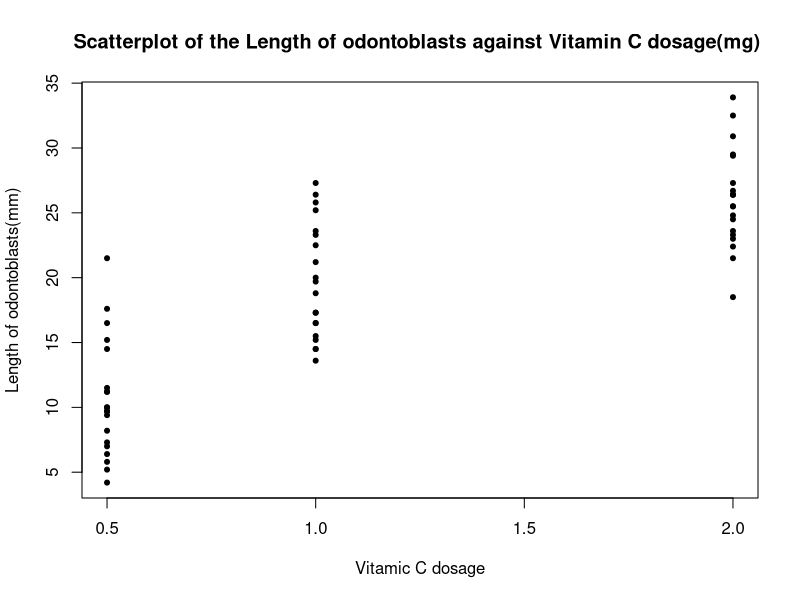

The R source for this figure: (Note: this script raises an error after producing the figure.)
###################################
###################################
########                   ########
########   Data Science 1  ########
########       Lab 7       ########
########   5th Dec. 2023   ########
########                   ########
###################################
###################################


# Lets load up the dataset 'ToothGrowth', which shows the result
# of an experiment looking at the effect of vitamin C on tooth growth
# in guinea pigs


data("ToothGrowth")
?ToothGrowth
d <- ToothGrowth
d
View(d)
nrow <- nrow(d)
library(ggplot2)
# 1.1
# Plot the tooth growth against the dose of vitamin C given
# boxplot(ToothGrowth$len~ToothGrowth$dose)


# ggplot(ToothGrowth) +
# geom_boxplot(aes(x=dose, y=len, group = dose))

?plot()

png(
  filename = "first_example.graph.png", height = 400, width = 600
)
plot(ToothGrowth$len ~ ToothGrowth$dose, xlab = "Vitamic C dosage", ylab = "Length of odontoblasts(mm)", main = "Scatterplot of the Length of odontoblasts against Vitamin C dosage(mg) ", pch = 20, )


dev.off()

# 1.2 Run a linear regression exploring the association between vitamin C
# and tooth growth in Guinea pigs.


linreg <- lm(len ~ dose, data = d)
linreg


?abline()
summary(linreg)



abline(linreg, col = "red")
# 1.3 Which variable did you use as your outcome variable? Why?
# ... We used tooth growth as the outcome variable because the hypothesis is that tooth is causally affected by the dosage of vitamin C


# ... because tooth growth is the outcome of the experimental design
# ... because we are manipulating the dosage and measuring the change in tooth growth as a result


# 1.4 Interpret the estimates for the intercept and the slope of the regression line


# ... The estimate for the intercept is 7.4mm. This means that the predicted tooth length
# ... Of a Guinea pig that was NOT given any VC is 7.4mm
# ... The estimate of the slope is 9.8mm. This means that for each additional mg/day of VC administered, the Guinea pigs are predicted to grow an additional 9.8mm


# 1.5 Extract the 96 % confidence intervals for the slope and the intercepts and interpret them
confint(linreg, level = 0.96)

# ... We have 96% CONFIDENCE that the true value of the intercept is between 4.8 and 10.1, and that the true value of the effect of 1mg/day of VC is between 7.8 and 11.8mm


# ... In 96% of samples we would expect the true value of the intercept and slope to fall within our confidence intervals.

# 1.6 Interpret the p-values of the slope and intercept estimates.

# ... The probability of seeing a slope as steep as the one we've observed (a number as extreme as 9.76) IF the true slope was 0 is 10^(-14)

# ... We can say therefore that we reject the null hypothesis at 0.001 level and that this study provides support for the hypothesis that VC affects tooth growth in Guinea pigs

# 1.7 What is the connection between the confidence intervals and the p-values?

# ... IF an X% confidence interval doesn't contain 0, then the p-value for that estimate will be significant at the (1 - X)% level or p value is smaller than (1 - X)%. NOTE the alpha level (significance level is (1 - X)%)


# ... Example:
# ... If an 96% confidence interval doesn't contain (zero), then the p-value , and for that estimate will be

# ...2. will be less than (4%)

# ... Example:
# ... If a 97% CI doesn't contain 0, the p-value will be smaller than 0.03
# ... If a 95% CI does contain 0, the p-value will be greater than 0.05

# 1.8 Using the function predict() calculate the estimate and confidence interval for the predicted rate of tooth growth when the prescribed dose is 1.2mg/day

new_data <- data.frame(dose = 1.2)
new_data


predict(linreg, new_data, interval = "confidence", level = 0.95)

# 1.9 Now get the confidence intervals for all possible values of the dosage between 0 and 2 mg/day, spaced out 0.01 mg/day from each other

new_new_data <- data.frame(dose = seq(0, 2, 0.01))
new_new_data


predictions <- as.data.frame(predict(linreg, new_new_data, interval = "confidence", level = 0.95))
predictions
# 1.10 plot the predicted values, upper, and lower confidence intervals as lines on the data



plot(d$dose, d$len, pch = 20, xlab = "The dosage of VC or OJ in milligrams/day", ylab = "The len of odontoblasts in mm", main = "The plot of VC or OJ against the len of odontoblasts")


?lines()
lines(new_new_data$dose, predictions$fit)
lines(new_new_data$dose, predictions$upr, lty = "dotdash", col = "red")
lines(new_new_data$dose, predictions$lwr, lty = "dotdash", col = "red")


abline(linreg, col = "red")
# 1.11 Compare this to using geom_smooth(method=lm) using ggplot2

ggplot(d, aes(dose, len)) +
  geom_point() +
  geom_smooth(method = "lm")

#####################
####    Loops    ####
#####################

# Loops are algorithms that repeat a procedure over and over until they are instructed to stop.
# There are two main kinds:
# FOR loops iterate over a predetermined set (vector, list, etc)
fruits <- c("apple", "banana", "pineapple", "mango", "orange")
for (i in fruits) {
  print(paste("My favourite fruit is", i, sep = ": "))
}

useless_function <- function(n) {
  for (i in 1:n) {
    print(paste0(i, ". This number is: ", c("even", "odd")[i %% 2 + 1]))
  }
}
useless_function(7)

# odd_even <- function(x) {
#   for (i in 1:x) {
#     y = ifelse (i %% 2 == 0, "even", "odd")
#     print(paste0(i, ". This number is: ", y))
#   }
# }

# odd_even(7)
### 2.1
data(iris)

# Write a for loop that iterates over the column names of the iris dataset and print each together with the number of characters in the column name in parenthesis. Example output: Sepal.Length (12). To get the number of characters use the function nchar().

data(iris)

str(iris)


iris_var <- c(colnames(iris))
iris_var

for (i in iris_var) {
  print(paste(i, " ", "(", nchar(i), ")", sep = ""))
}

# Next, WHILE loops continue to loop until the boolean statment in the defining parentheses, e.g.

### 2.2 How many numbers do you need in the sequence 1*2*3*4*5*... before the product exceeds 10 million?
# Use a while loop to get the answer


set.seed(123)
x <- 0

while (x < 100) {
  print(x)
  x <- x + sample(1:20, 1)
}


x <- 1
product <- 1
while (
  product < 1e7
) {
  print(x)
  print(product)
  x <- x + 1
  product <- product * x
}

print(x)


x <- 1

while (factorial(x) < 1e7) {
  print(x)
  print(factorial(x))
  x <- x + 1
}




iter <- function(target) {
  start <- 1
  product <- 1

  while (product <= target) {
    product <- product * start
    start <- start + 1
  }
  return(start - 1)
}

iter(100)


# NOTE

# x <- factor(ToothGrowth$dose)
# linreg <- lm(ToothGrowth$len ~ x)
# linreg

# ... this is how you obtain for a categorical data
